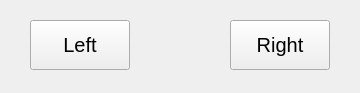
<?xml version="1.0" encoding="UTF-8"?>
<ui version="4.0">
 <class>Widget</class>
 <widget class="QWidget" name="Widget">
  <property name="geometry">
   <rect>
    <x>0</x>
    <y>0</y>
    <width>360</width>
    <height>93</height>
   </rect>
  </property>
  <property name="windowTitle">
   <string>Widget</string>
  </property>
  <widget class="QPushButton" name="pushButton">
   <property name="geometry">
    <rect>
     <x>30</x>
     <y>20</y>
     <width>100</width>
     <height>50</height>
    </rect>
   </property>
   <property name="font">
    <font>
     <pointsize>15</pointsize>
    </font>
   </property>
   <property name="text">
    <string>Left</string>
   </property>
  </widget>
  <widget class="QPushButton" name="pushButton_2">
   <property name="geometry">
    <rect>
     <x>230</x>
     <y>20</y>
     <width>100</width>
     <height>50</height>
    </rect>
   </property>
   <property name="font">
    <font>
     <pointsize>15</pointsize>
    </font>
   </property>
   <property name="text">
    <string>Right</string>
   </property>
  </widget>
 </widget>
 <resources/>
 <connections/>
</ui>
